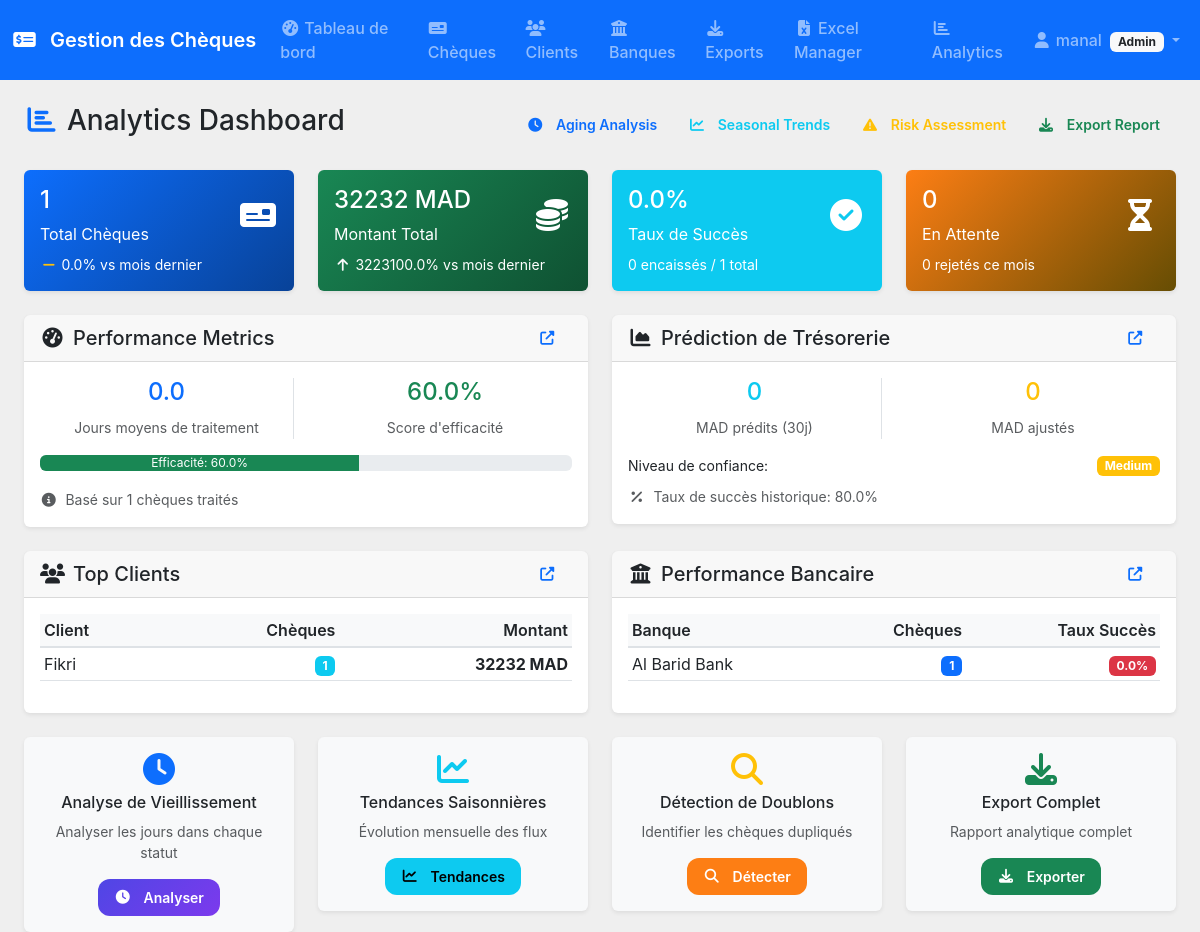
The app's page /analytics/ (signed in), older data.
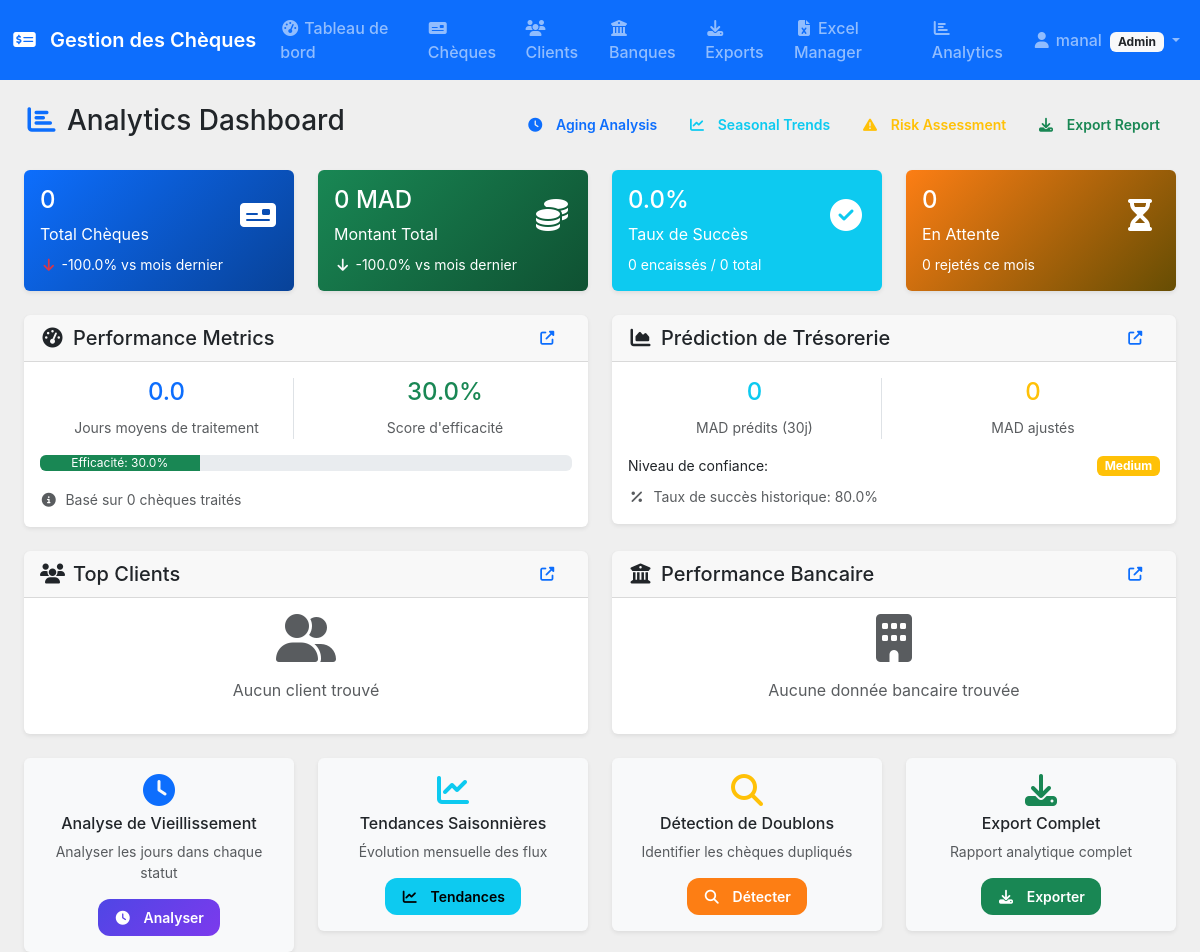
The same page, newer data.
### models.py (models this page shows, shortened)
class Client(db.Model):
    __tablename__ = 'clients'
    id = db.Column(db.Integer, primary_key=True)
    type = db.Column(db.String(20), nullable=False)
    name = db.Column(db.String(200), nullable=False)
    id_number = db.Column(db.String(50))  # CIN or RC
    vat_number = db.Column(db.String(50))  # IF or ICE
    created_at = db.Column(db.DateTime, default=datetime.utcnow)
    phone = db.Column(db.String(20))
    email = db.Column(db.String(120))
    address = db.Column(db.Text)
    city = db.Column(db.String(100))
    postal_code = db.Column(db.String(20))
    risk_level = db.Column(db.String(20), default='low')  # low, medium, high
    credit_limit = db.Column(db.Numeric(12, 2), default=0)
    current_exposure = db.Column(db.Numeric(12, 2), default=0)
    bounce_rate = db.Column(db.Float, default=0.0)
    risk_score = db.Column(db.Float, default=0.0)
    last_risk_assessment = db.Column(db.DateTime)
    last_contact_date = db.Column(db.DateTime)
    contact_method = db.Column(db.String(50))  # sms, email, phone
    cheques = db.relationship('Cheque', backref='client', lazy=True)
    communications = db.relationship('ClientCommunication', backref='client', lazy=True)
    documents = db.relationship('ClientDocument', backref='client', lazy=True)
    __table_args__ = (
        CheckConstraint(type.in_(['personne', 'entreprise']), name='check_client_type'),
        CheckConstraint(risk_level.in_(['low', 'medium', 'high']), name='check_risk_level'),
        Index('idx_client_name', 'name'),
        Index('idx_client_risk', 'risk_level'),
        Index('idx_client_type', 'type'),
    )

class Bank(db.Model):
    __tablename__ = 'banks'
    id = db.Column(db.Integer, primary_key=True)
    name = db.Column(db.String(100), nullable=False, index=True)
    code = db.Column(db.String(10), unique=True, index=True)
    swift_code = db.Column(db.String(11), index=True)
    icon_url = db.Column(db.String(255))
    is_active = db.Column(db.Boolean, default=True, index=True)
    created_at = db.Column(db.DateTime, default=datetime.utcnow)
    updated_at = db.Column(db.DateTime, default=datetime.utcnow, onupdate=datetime.utcnow)
    branches = db.relationship('Branch', backref='bank', lazy=True, cascade='all, delete-orphan')

### routes/analytics.py (the view)
@analytics_bp.route('/')
@login_required
def analytics_dashboard():
    try:
        db_path = os.path.join(current_app.config['DATA_FOLDER'], 'cheques.db')
        analytics = AnalyticsEngine(db_path)
        kpi_data = analytics.generate_kpi_dashboard()
        performance_metrics = analytics.calculate_performance_metrics(30)
        cash_flow = analytics.predict_cash_flow(30)
        risk_clients = analytics.assess_client_risk()[:5]  # Top 5 risky clients
        return render_template('analytics/dashboard.html',
                             kpi_data=kpi_data,
                             performance_metrics=performance_metrics,
                             cash_flow=cash_flow,
                             risk_clients=risk_clients)
    except Exception as e:
        logging.error(f"Error in analytics dashboard: {str(e)}")
        flash(f'Erreur lors du chargement du tableau de bord analytique: {str(e)}', 'error')
        return redirect(url_for('dashboard.index'))

### utils/analytics_engine.py (called while the page is built)
    def get_db_connection(self) -> sqlite3.Connection:
        conn = sqlite3.connect(self.db_path)
        conn.row_factory = sqlite3.Row
        return conn

### templates/analytics/dashboard.html (shortened to what the changed rows need)
{% extends "base.html" %}
{% block content %}
<div class="container-fluid">
    <div class="d-flex justify-content-between align-items-center mb-4">
        <h1 class="h3"><i class="fas fa-chart-bar text-primary me-2"></i>Analytics Dashboard</h1>
    </div>
    {% if kpi_data and kpi_data.current_month %}
    <div class="row mb-4">
        <div class="col-md-3">
            <div class="card bg-primary text-white">
                <div class="card-body">
                    <div class="d-flex justify-content-between">
                        <div>
                            <h4 class="card-title">{{ kpi_data.current_month.total_cheques }}</h4>
                            <p class="card-text">Total Chèques</p>
                        </div>
                        <div class="align-self-center">
                            <i class="fas fa-money-check fa-2x"></i>
                        </div>
                    </div>
                    {% if kpi_data.growth_metrics %}
                    <small class="d-block mt-2">
                        <i class="fas fa-{{ 'arrow-up text-success' if kpi_data.growth_metrics.count_growth > 0 else 'arrow-down text-danger' if kpi_data.growth_metrics.count_growth < 0 else 'minus text-warning' }}"></i>
                        {{ "%.1f"|format(kpi_data.growth_metrics.count_growth) }}% vs mois dernier
                    </small>
                    {% endif %}
                </div>
            </div>
        </div>
        <div class="col-md-3">
            <div class="card bg-success text-white">
                <div class="card-body">
                    <div class="d-flex justify-content-between">
                        <div>
                            <h4 class="card-title">{{ "%.0f"|format(kpi_data.current_month.total_amount) }} MAD</h4>
                            <p class="card-text">Montant Total</p>
                        </div>
                        <div class="align-self-center">
                            <i class="fas fa-coins fa-2x"></i>
                        </div>
                    </div>
                    {% if kpi_data.growth_metrics %}
                    <small class="d-block mt-2">
                        <i class="fas fa-{{ 'arrow-up text-light' if kpi_data.growth_metrics.amount_growth > 0 else 'arrow-down text-light' if kpi_data.growth_metrics.amount_growth < 0 else 'minus text-light' }}"></i>
                        {{ "%.1f"|format(kpi_data.growth_metrics.amount_growth) }}% vs mois dernier
                    </small>
                    {% endif %}
                </div>
            </div>
        </div>
        <div class="col-md-3">
            <div class="card bg-info text-white">
                <div class="card-body">
                    <div class="d-flex justify-content-between">
                        <div>
                            <h4 class="card-title">{{ "%.1f"|format(kpi_data.current_month.success_rate) }}%</h4>
                            <p class="card-text">Taux de Succès</p>
                        </div>
                        <div class="align-self-center">
                            <i class="fas fa-check-circle fa-2x"></i>
                        </div>
                    </div>
                    <small class="d-block mt-2">
                        {{ kpi_data.current_month.successful_cheques }} encaissés / {{ kpi_data.current_month.total_cheques }} total
                    </small>
                </div>
            </div>
        </div>
        <div class="col-md-3">
            <div class="card bg-warning text-white">
                <div class="card-body">
                    <div class="d-flex justify-content-between">
                        <div>
                            <h4 class="card-title">{{ kpi_data.current_month.pending_cheques }}</h4>
                            <p class="card-text">En Attente</p>
                        </div>
                        <div class="align-self-center">
                            <i class="fas fa-hourglass-half fa-2x"></i>
                        </div>
                    </div>
                    <small class="d-block mt-2">
                        {{ kpi_data.current_month.bounced_cheques }} rejetés ce mois
                    </small>
                </div>
            </div>
        </div>
    </div>
    {% endif %}
    <div class="row mb-4">
        <div class="col-md-6">
            <div class="card">
                <div class="card-body">
                    {% if performance_metrics %}
                    <div class="row">
                        <div class="col-6">
                            <div class="text-center border-end">
                                <h4 class="text-primary">{{ "%.1f"|format(performance_metrics.avg_processing_time) }}</h4>
                                <small class="text-muted">Jours moyens de traitement</small>
                            </div>
                        </div>
                        <div class="col-6">
                            <div class="text-center">
                                <h4 class="text-success">{{ "%.1f"|format(performance_metrics.efficiency_score) }}%</h4>
                                <small class="text-muted">Score d'efficacité</small>
                            </div>
                        </div>
                    </div>
                    <div class="progress mt-3">
                        <div class="progress-bar bg-success" role="progressbar"
                             style="width: {{ performance_metrics.efficiency_score }}%"
                             aria-valuenow="{{ performance_metrics.efficiency_score }}"
                             aria-valuemin="0" aria-valuemax="100">
                            Efficacité: {{ "%.1f"|format(performance_metrics.efficiency_score) }}%
                        </div>
                    </div>
                    <div class="mt-3">
                        <small class="text-muted">
                            <i class="fas fa-info-circle me-1"></i>
                            Basé sur {{ performance_metrics.total_processed }} chèques traités
                        </small>
                    </div>
                    {% else %}
                    <div class="text-center text-muted">
                        <i class="fas fa-chart-line fa-3x mb-3"></i>
                        <p>Aucune donnée de performance disponible</p>
                    </div>
                    {% endif %}
                </div>
            </div>
        </div>
    </div>
    <div class="row mb-4">
        <div class="col-md-6">
            <div class="card">
                <div class="card-body">
                    {% if kpi_data and kpi_data.top_clients %}
                    <div class="table-responsive">
                        <table class="table table-sm">
                            <thead>
                                <tr>
                                    <th>Client</th>
                                    <th class="text-end">Chèques</th>
                                    <th class="text-end">Montant</th>
                                </tr>
                            </thead>
                            <tbody>
                                {% for client in kpi_data.top_clients[:5] %}
                                <tr>
                                    <td>{{ client.name }}</td>
                                    <td class="text-end">
                                        <span class="badge bg-info">{{ client.cheque_count }}</span>
                                    </td>
                                    <td class="text-end">
                                        <strong>{{ "%.0f"|format(client.total_amount) }} MAD</strong>
                                    </td>
                                </tr>
                                {% endfor %}
                            </tbody>
                        </table>
                    </div>
                    {% else %}
                    <div class="text-center text-muted">
                        <i class="fas fa-user-friends fa-3x mb-3"></i>
                        <p>Aucun client trouvé</p>
                    </div>
                    {% endif %}
                </div>
            </div>
        </div>
        <div class="col-md-6">
            <div class="card">
                <div class="card-body">
                    {% if kpi_data and kpi_data.bank_performance %}
                    <div class="table-responsive">
                        <table class="table table-sm">
                            <thead>
                                <tr>
                                    <th>Banque</th>
                                    <th class="text-end">Chèques</th>
                                    <th class="text-end">Taux Succès</th>
                                </tr>
                            </thead>
                            <tbody>
                                {% for bank in kpi_data.bank_performance[:5] %}
                                <tr>
                                    <td>{{ bank.bank_name }}</td>
                                    <td class="text-end">
                                        <span class="badge bg-primary">{{ bank.cheque_count }}</span>
                                    </td>
                                    <td class="text-end">
                                        <span class="badge bg-{{ 'success' if bank.success_rate > 80 else 'warning' if bank.success_rate > 60 else 'danger' }}">
                                            {{ "%.1f"|format(bank.success_rate) }}%
                                        </span>
                                    </td>
                                </tr>
                                {% endfor %}
                            </tbody>
                        </table>
                    </div>
                    {% else %}
                    <div class="text-center text-muted">
                        <i class="fas fa-building fa-3x mb-3"></i>
                        <p>Aucune donnée bancaire trouvée</p>
                    </div>
                    {% endif %}
                </div>
            </div>
        </div>
    </div>
</div>
{% endblock %}

Row changes from the older to the newer data that the page shows:
removed Client: name "Fikri", cheque_count "1", total_amount "32232"
no longer on this page (row edited): Bank: bank_name "Al Barid Bank", cheque_count "1", success_rate "0.0"
Text that changed along with them:
{{ kpi_data.current_month.total_cheques }}: "1" → "0"
{{ "%.1f"|format(kpi_data.growth_metrics.count_growth) }}: "0.0" → "-100.0"
{{ "%.0f"|format(kpi_data.current_month.total_amount) }}: "32232" → "0"
{{ "%.1f"|format(kpi_data.growth_metrics.amount_growth) }}: "3223100.0" → "-100.0"
{{ "%.1f"|format(performance_metrics.efficiency_score) }}: "60.0" → "30.0"
{{ performance_metrics.efficiency_score }}: 60.0 → 30.0 (drawn)
{{ performance_metrics.total_processed }}: "1" → "0"
text no longer shown: "Client Chèques Montant Banque Chèques Taux Succès"
text now shown: "Aucun client trouvé Aucune donnée bancaire trouvée"
